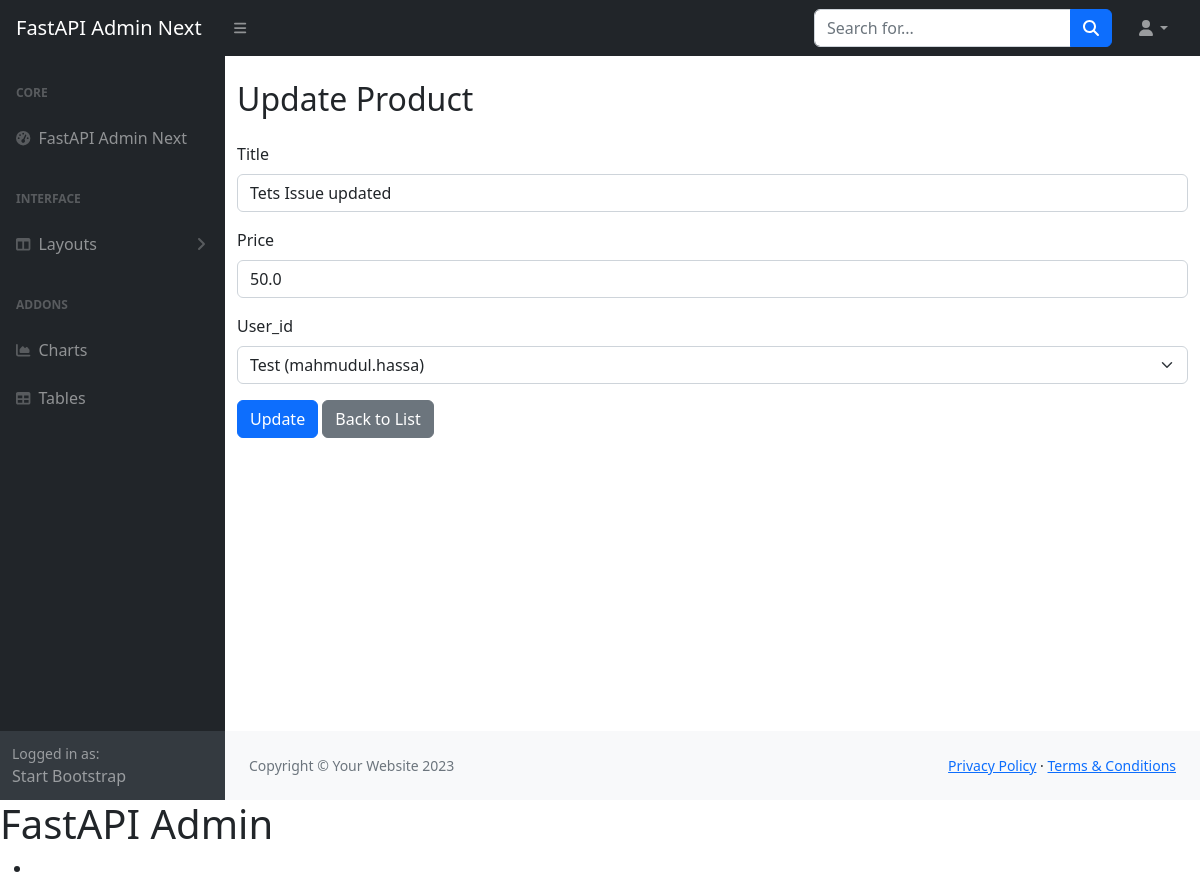
Page /admin/Product/update/1 on the earlier database version.
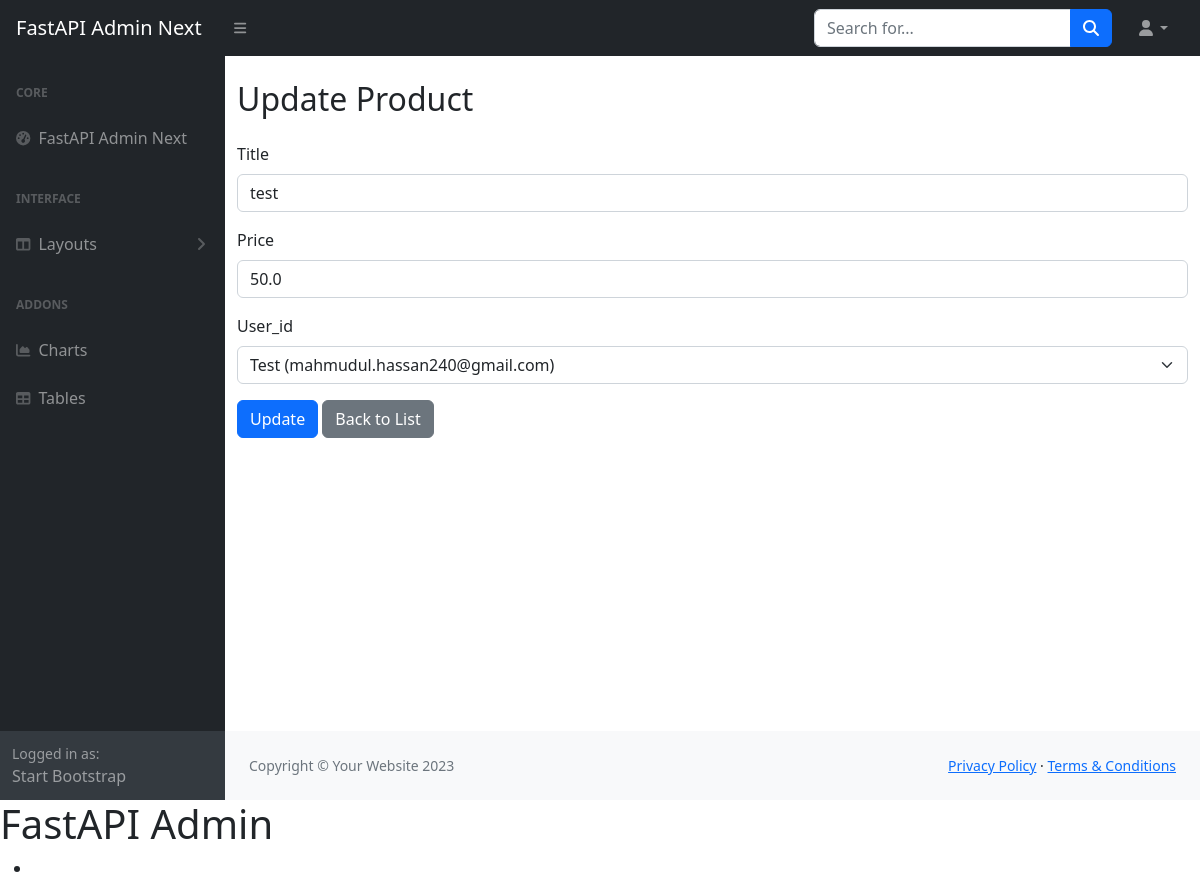
Same page on the later database version.
### example/app.py (models this page shows)
class Base(DeclarativeBase):
    """Base class for SQLAlchemy declarative models."""

class Product(Base):
    __tablename__ = "products"
    id = Column(Integer, primary_key=True)
    title = Column(String, nullable=False)
    price = Column(Float, nullable=False)
    user_id = Column(Integer, ForeignKey("users.id"), nullable=False)
    user = relationship("User", back_populates="products")

### fastapi_admin_next/controllers.py (the view)
@router.get("/{model_name}/update/{obj_id}", response_class=HTMLResponse)
async def update_form(
    request: Request,
    model_name: str,
    obj_id: str,
    db: AsyncSession = Depends(DBConnector.dependency()),
) -> Any:
    model = next(
        (m for m in service.registry.get_models() if m.__name__ == model_name), None
    )
    if not model:
        return HTMLResponse(content="Model not found", status_code=404)
    response = await service.get_detail_view(model=model, obj_id=obj_id, db=db)
    if isinstance(response, NotFoundResponse):
        return HTMLResponse(content="Object not found", status_code=404)
    error_messages = request.session.get("errors", [])
    request.session.pop("errors", None)
    return service.templates.TemplateResponse(
        "update.html",
        {
            "request": request,
            "model_name": model_name,
            "row": response.row,
            "columns": response.columns,
            "foreign_keys": response.related_data,
            "enum_fields": response.enum_fields,
            "errors": error_messages,
            "models": response.models,
        },
    )

### fastapi_admin_next/templates/update.html (shortened to what this page needs)
{% extends "base.html" %}
{% block content %}
<div class="container mt-4">
    <h2 class="mb-4">Update {{ model_name }}</h2>
    <form method="POST" action="/admin/{{ model_name }}/update/{{ row.id }}">
        {% for column in columns %}
            <div class="mb-3">
                <label for="{{ column }}" class="form-label">{{ column | capitalize }}</label>
                {% if column in foreign_keys %}
                    <select id="{{ column }}" name="{{ column }}" class="form-select">
                        {% for related_row in foreign_keys[column] %}
                            <option value="{{ related_row[0] }}"
                                {% if related_row[0] == row | getattr(column) %}selected{% endif %}>
                                {{ related_row[1] }}
                            </option>
                        {% endfor %}
                    </select>
                {% else %}
                    <input
                        type="text"
                        id="{{ column }}"
                        name="{{ column }}"
                        value="{{ row | getattr(column) }}"
                        class="form-control"
                        {% if column == "id" %}readonly{% endif %}>
                {% endif %}
            </div>
        {% endfor %}
        <button type="submit" class="btn btn-primary">Update</button>
        <a href="/admin/{{ model_name }}/list" class="btn btn-secondary">Back to List</a>
    </form>
</div>
{% endblock %}

Differences in the rows shown:
changed Product: title "Tets Issue updated" → "test"; user_id "Test (mahmudul.hassa)" → "Test (mahmudul.hassan240@gmail.com)"
